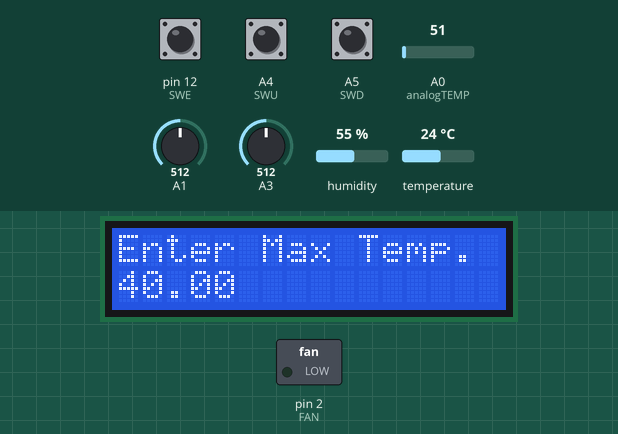
The sketch below on a simulated Arduino Uno, built with avr-gcc and run on an emulated ATmega328P. On the bench: 16×2 character LCD, switched loads named in the sketch (green lamp = pin HIGH). The test bench sets the inputs (shaded band); at power-on: pin 12 (SWE) HIGH, A0 (analogTEMP) = 51, A3 = 512, humidity 55 %, A1 = 512, A4 (SWU) HIGH, A5 (SWD) HIGH, temperature 24 °C. Pins used as bus, display or sensor lines are not drawn; what the sketch prints to the serial monitor is not drawn.

Above: at 2.8 s.
2.9 s: pin 12 (SWE) pulled LOW for 3.2 s
At 6.0 s:
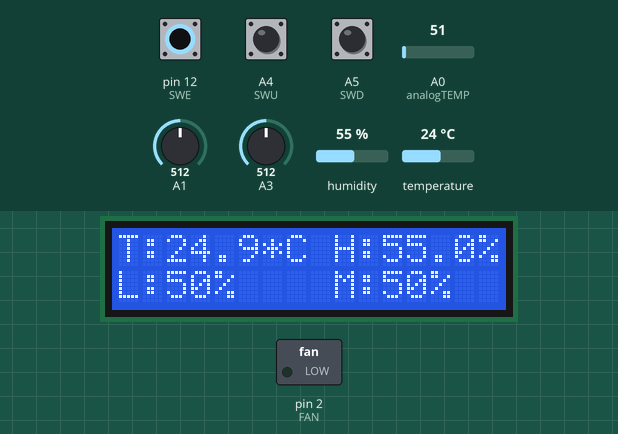
7.6 s: A0 (analogTEMP) set to 77
At 8.9 s:
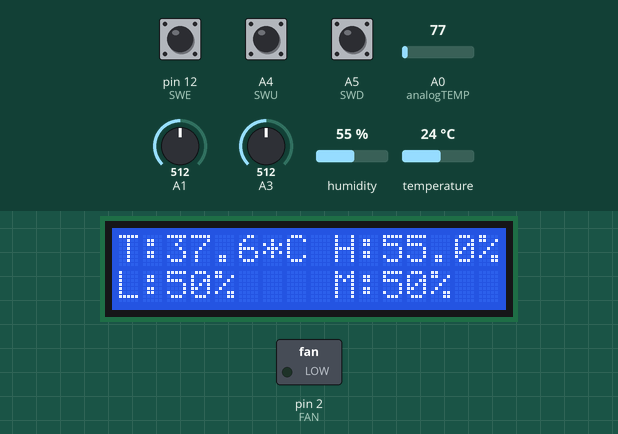
9.3 s: A0 (analogTEMP) set to 89
At 11.6 s:
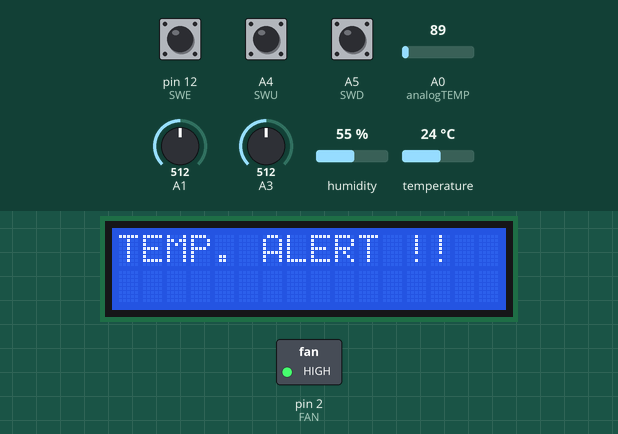
12.2 s: A3 set to 816
At 13.34 s:
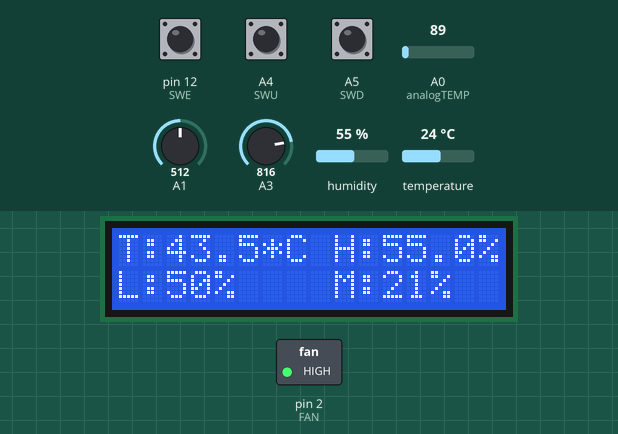
14.9 s: A3 set to 839
At 17.8 s:
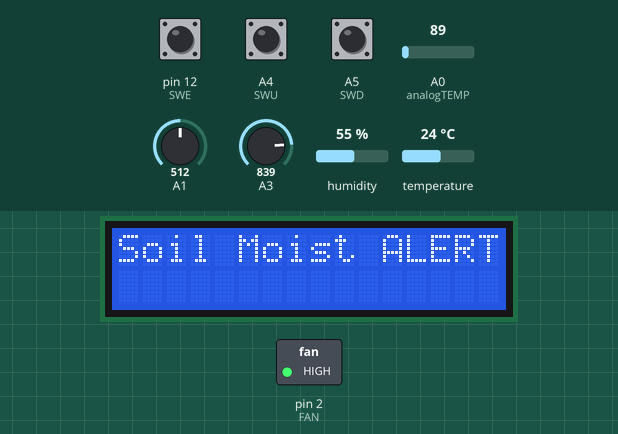
17.9 s: humidity set to 68 %
At 20.01 s:
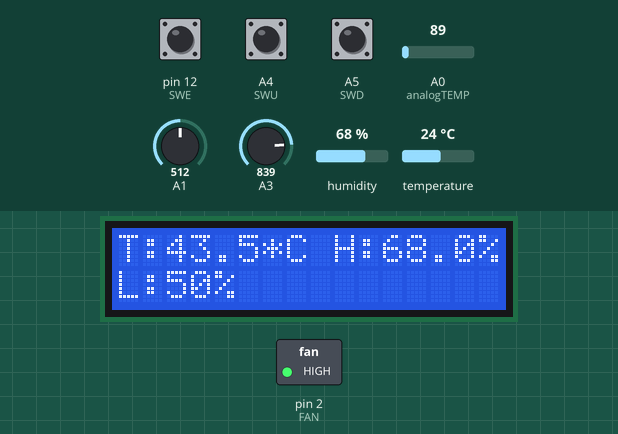
Timing chart, 0 to 21.5 s (numbered marks = the images above; inputs shaded):
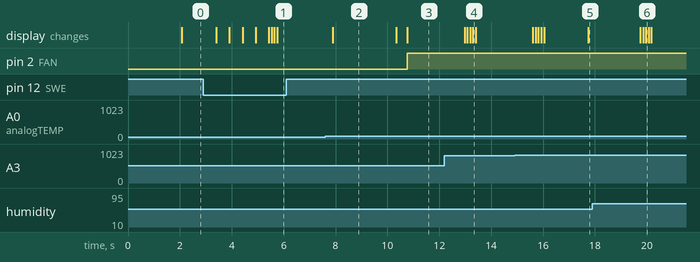

The sketch:

Uno_code.ino
```cpp
#include <LiquidCrystal.h>
#include "DHT.h"
#define DHTPIN A2     // what digital pin we're connected to
#define DHTTYPE DHT22   // DHT 22  (AM2302), AM2321
#define FAN 2
#define R1 3
#define R2 10
#define R3 11
#define R4 13
#define SWU A4
#define SWD A5
#define SWE 12

unsigned long previousMillis=0;

// initialize the library with the numbers of the interface pins
LiquidCrystal lcd(4, 5, 6, 7, 8, 9);
unsigned long valY = 0;   //
int analogTEMP = A0,ii; // Temperature Sensor
float temp=0, temp_max = 40;
unsigned int light, moisture, light_m = 90, moisture_min = 20, moisture_max = 80;
float h, humidity_max = 60;
int llight;
int moist;
DHT dht(DHTPIN, DHTTYPE);

// Pins for Buzzer and LED
// Pins for Motors
void setup () {
    Serial.begin(9600);
    lcd.begin(16, 2);
    lcd.print("PROJECT OK ...  ");
    delay(2000);
    pinMode(FAN, OUTPUT);
    pinMode(R1, OUTPUT);    pinMode(R2, OUTPUT);
    pinMode(R3, OUTPUT);    pinMode(R4, OUTPUT);
    pinMode(SWU, INPUT_PULLUP);
    pinMode(SWD, INPUT_PULLUP);
    pinMode(SWE, INPUT_PULLUP);
    digitalWrite(FAN,LOW);
    digitalWrite(R1,LOW);    digitalWrite(R2,LOW);
    digitalWrite(R3,LOW);    digitalWrite(R4,LOW);
    enter_values();

    lcd.clear();
    dht.begin();
    previousMillis = millis();
}

void enter_values()
{
  lcd.clear();
  lcd.print("Enter Max Temp. ");
  lcd.setCursor(0, 1);
  lcd.print(temp_max);
  while(digitalRead(SWE)==HIGH)
  {
    if(digitalRead(SWU)==LOW)
    {
      if(temp_max<80)                 //changed
      {
        temp_max++;
        lcd.setCursor(0, 1);
        lcd.print("    ");
        lcd.setCursor(0, 1);
        lcd.print(temp_max);
        delay(200);
      }
    }
    if(digitalRead(SWD)==LOW)
    {
      if(temp_max>20)
      {
        temp_max--;
        lcd.setCursor(0, 1);
        lcd.print("    ");
        lcd.setCursor(0, 1);
        lcd.print(temp_max);
        delay(200);
      }
    }
  }
  delay(500);
  lcd.clear();


  lcd.print("Enter Max Light ");
  lcd.setCursor(0, 1);
  lcd.print(light_m);
  while(digitalRead(SWE)==HIGH)
  {
    if(digitalRead(SWU)==LOW)
    {
      if(light_m<100)                 //changed
      {
        light_m++;
        lcd.setCursor(0, 1);
        lcd.print("    ");
        lcd.setCursor(0, 1);
        lcd.print(light_m);
        delay(200);
      }
    }
    if(digitalRead(SWD)==LOW)
    {
      if(light_m>20)
      {
        light_m--;
        lcd.setCursor(0, 1);
        lcd.print("    ");
        lcd.setCursor(0, 1);
        lcd.print(light_m);
        delay(200);
      }
    }
  }
  delay(500);
  lcd.clear();

  lcd.print("Enter Min Soi.M.");
  lcd.setCursor(0, 1);
  lcd.print(moisture_min);
  while(digitalRead(SWE)==HIGH)
  {
    if(digitalRead(SWU)==LOW)
    {
      if(moisture_min<100)                 //changed
      {
        moisture_min++;
        lcd.setCursor(0, 1);
        lcd.print("    ");
        lcd.setCursor(0, 1);
        lcd.print(moisture_min);
        delay(200);
      }
    }
    if(digitalRead(SWD)==LOW)
    {
      if(moisture_min>10)
      {
        moisture_min--;
        lcd.setCursor(0, 1);
        lcd.print("    ");
        lcd.setCursor(0, 1);
        lcd.print(moisture_min);
        delay(200);
      }
    }
  }
  delay(500);
  lcd.clear();


  lcd.print("Enter Max Soi.M.");
  lcd.setCursor(0, 1);
  lcd.print(moisture_max);
  while(digitalRead(SWE)==HIGH)
  {
    if(digitalRead(SWU)==LOW)
    {
      if(moisture_max<100)                 //changed
      {
        moisture_max++;
        lcd.setCursor(0, 1);
        lcd.print("    ");
        lcd.setCursor(0, 1);
        lcd.print(moisture_max);
        delay(200);
      }
    }
    if(digitalRead(SWD)==LOW)
    {
      if(moisture_max>10)
      {
        moisture_max--;
        lcd.setCursor(0, 1);
        lcd.print("    ");
        lcd.setCursor(0, 1);
        lcd.print(moisture_max);
        delay(200);
      }
    }
  }
  delay(500);
  lcd.clear();


  lcd.print("Enter Max R.H.%");
  lcd.setCursor(0, 1);
  lcd.print(humidity_max);
  while(digitalRead(SWE)==HIGH)
  {
    if(digitalRead(SWU)==LOW)
    {
      if(humidity_max<100)                 //changed
      {
        humidity_max++;
        lcd.setCursor(0, 1);
        lcd.print("    ");
        lcd.setCursor(0, 1);
        lcd.print(humidity_max);
        delay(200);
      }
    }
    if(digitalRead(SWD)==LOW)
    {
      if(humidity_max>10)
      {
        humidity_max--;
        lcd.setCursor(0, 1);
        lcd.print("    ");
        lcd.setCursor(0, 1);
        lcd.print(humidity_max);
        delay(200);
      }
    }
  }
  delay(500);
  lcd.clear();
}

void measure_temperature()
{
  valY=0;
    for(ii=0;ii<50;ii++)
    {
      valY += analogRead(analogTEMP);
    }
     valY = valY/50;
    temp = (float)(((5.0*100)/1023.0)*valY);
    lcd.setCursor(0,0);
    lcd.print("T:");
    lcd.print(temp,1);
    lcd.print("*C ");
    Serial.print("<T");Serial.print((int)temp);Serial.println(">");
    delay(100);
}

void measure_light_intensity()
{
    valY=0;
    for(ii=0;ii<50;ii++)
    {
      valY += analogRead(A1);
    }
     valY = valY/50;
    light = (unsigned int)(valY);
    llight = map(light,  0, 1023, 100, 0);

    lcd.setCursor(0,1);
    lcd.print("L:");
    lcd.print(llight);
    lcd.print("%   ");
    Serial.print("<L");Serial.print((int)llight);Serial.println(">");
    delay(100);
}

void measure_humidity()
{
   h = dht.readHumidity();

    if (isnan(h))
    {
      //Serial.println("Failed to read from DHT sensor!");
      lcd.print("H:");
      lcd.print("ERR");
      //lcd.print("%        ");
    }
    else
    {
      lcd.setCursor(9,0);
      lcd.print("H:");
      lcd.print(h,1);
      lcd.print("%        ");
    }
    Serial.print("<H");Serial.print((int)h);Serial.println(">");
    delay(100);
}

void measure_soil_moisture()
{
  valY=0;
    for(ii=0;ii<50;ii++)
    {
      valY += analogRead(A3);
    }
     valY = valY/50;
    moisture = (unsigned int)(valY);

    moist = map(moisture,  0, 1023, 100, 0);

    lcd.setCursor(9,1);
    lcd.print("M:");
    lcd.print(moist);
    lcd.print("%         ");
    Serial.print("<M");Serial.print((int)moist);Serial.println(">");
    delay(100);
}

void sensor_check()
{
  if(temp>temp_max)
  {
    lcd.clear();
    lcd.print("TEMP. ALERT !!  ");
    digitalWrite(FAN,HIGH);    digitalWrite(R1,HIGH);
    Serial.println("<F1>");
    delay(1500);
  }
  else
  {
    digitalWrite(FAN,LOW);    digitalWrite(R1,LOW);
    Serial.println("<F0>");
    delay(100);
  }

  if(llight>light_m)
  {
    lcd.clear();
    lcd.print("LIGHT ALERT !!  ");
    digitalWrite(R2,HIGH);
    Serial.println("<B1>");
    delay(1500);


  }
  else
  {
    Serial.println("<B0>");
    digitalWrite(R2,LOW);
    delay(100);
  }

  if(h>humidity_max)
  {
    lcd.clear();
    lcd.print("R.H.  ALERT !!  ");
    digitalWrite(R3,HIGH);
    Serial.println("<E1>");
    delay(1500);
  }
  else
  {
    digitalWrite(R3,LOW);
    Serial.println("<E0>");
    delay(100);
  }

  if(moist<moisture_min)
  {
    lcd.clear();
    lcd.print("Soil Moist ALERT");
    digitalWrite(R4,HIGH);
    Serial.println("<S1>");
    delay(1500);
  }
  else if(moist>moisture_max)
  {
    digitalWrite(R4,LOW);
    Serial.println("<S0>");
    delay(100);
  }
}
void loop ()
{
    measure_temperature();
    measure_light_intensity();
    measure_humidity();
    measure_soil_moisture();
    sensor_check();
    delay(500);
    if(millis() - previousMillis > 25000)
    {
      delay(1000);
      Serial.println("Sending data");
      Serial.println("<U>");
      delay(1000);
      previousMillis = millis();
    }
}
```

Measured:
- the behaviour switches between 81 and 82 on A0 (analogTEMP) (found by bisection; images 2 and 3)
- the behaviour switches between 828 and 829 on A3 (found by bisection; images 4 and 5)
- after the input at 2.9 s, the display: first changes after 0.50 s (image 1 shows a later state)
- after the input at 7.6 s, the display: changes after 0.29 s (image 2)
- after the input at 9.3 s, pin 2 (FAN): LOW → HIGH after 1.5 s; the display: first changes after 1.0 s (image 3 shows a later state)
